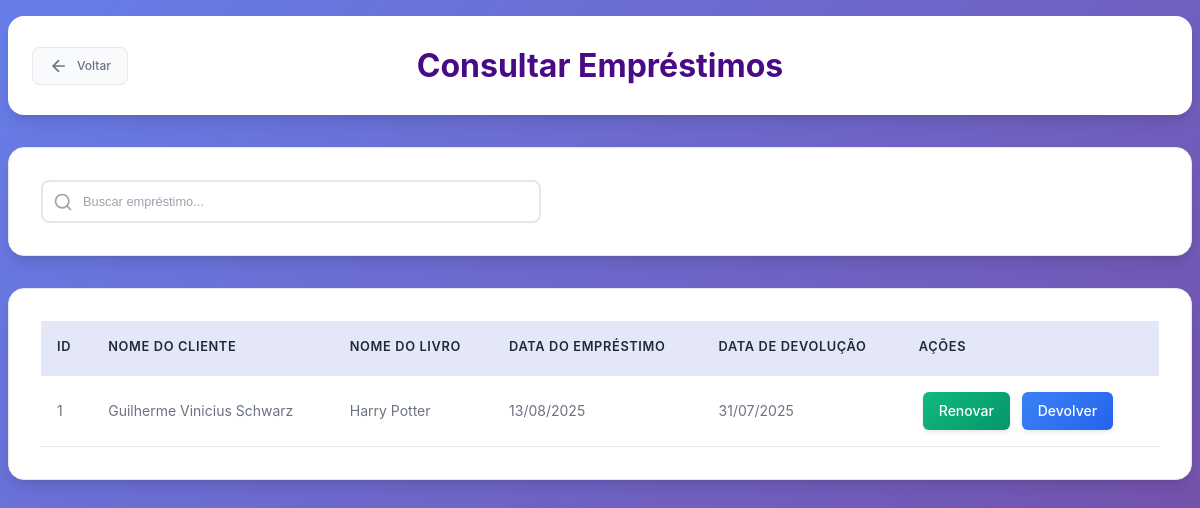
The app's page /subtelas/consultar_emprestimo.php (signed in), older data.
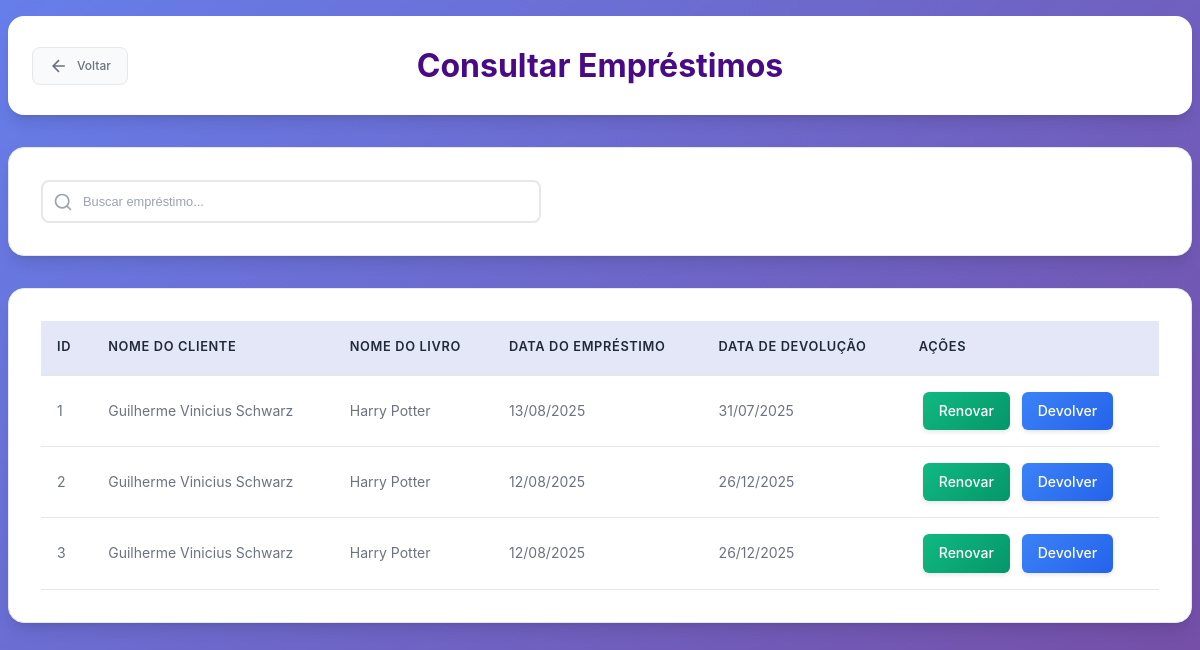
The same page, newer data.
### tables this page shows
CREATE TABLE `emprestimo` (
  `Cod_Emprestimo` int(11) NOT NULL,
  `Cod_Cliente` int(11) NOT NULL,
  `Cod_Livro` int(11) NOT NULL,
  `Data_Emprestimo` date NOT NULL,
  `Data_Devolucao` date NOT NULL
);

CREATE TABLE `cliente` (
  `Cod_Cliente` int(11) NOT NULL,
  `Cod_Perfil` int(11) DEFAULT NULL,
  `Nome` varchar(50) NOT NULL,
  `CPF` varchar(15) NOT NULL,
  `Email` varchar(255) NOT NULL,
  `Sexo` varchar(10) NOT NULL,
  `Nome_Responsavel` varchar(50) DEFAULT NULL,
  `Telefone` varchar(20) NOT NULL,
  `Data_Nascimento` date NOT NULL,
  `CEP` varchar(20) NOT NULL,
  `UF` char(2) NOT NULL,
  `Cidade` varchar(30) NOT NULL,
  `Bairro` varchar(30) NOT NULL,
  `Rua` varchar(40) NOT NULL,
  `Num_Residencia` int(11) NOT NULL,
  `Foto` longblob NOT NULL
);

CREATE TABLE `livro` (
  `Cod_Livro` int(11) NOT NULL,
  `Cod_Autor` int(11) DEFAULT NULL,
  `Cod_Editora` int(11) DEFAULT NULL,
  `Cod_Doador` int(11) DEFAULT NULL,
  `Cod_Genero` int(11) DEFAULT NULL,
  `Titulo` varchar(50) NOT NULL,
  `Data_Lancamento` varchar(12) DEFAULT NULL,
  `Data_Registro` varchar(12) DEFAULT NULL,
  `Quantidade` int(11) NOT NULL,
  `Num_Prateleira` char(2) DEFAULT NULL,
  `Foto` longblob NOT NULL
);

### subtelas/consultar_emprestimo.php (the view, shortened to what this page needs)
<?php
require_once '../conexao.php';
    switch ($_SESSION['perfil']) {
        case 1:
            $linkVoltar = "../gerente.php";
            break;
    }
  $emprestimos = [];
  try {
      if ($_SERVER["REQUEST_METHOD"] == "POST" && !empty($_POST['busca'])) {
          $busca = trim($_POST['busca']);
          if (is_numeric($busca)) {
              $sql = "SELECT e.Cod_Emprestimo, c.Nome as Nome_Cliente, l.Titulo as Nome_Livro,
                             e.Data_Emprestimo, e.Data_Devolucao
                        FROM emprestimo e
                        INNER JOIN cliente c ON e.Cod_Cliente = c.Cod_Cliente
                        INNER JOIN livro l ON e.Cod_Livro = l.Cod_Livro
                        WHERE e.Cod_Emprestimo = :busca
                        ORDER BY e.Data_Emprestimo DESC";
              $stmt = $pdo->prepare($sql);
              $stmt->bindParam(":busca", $busca, PDO::PARAM_INT);
          } else {
              $sql = "SELECT e.Cod_Emprestimo, c.Nome as Nome_Cliente, l.Titulo as Nome_Livro,
                             e.Data_Emprestimo, e.Data_Devolucao
                        FROM emprestimo e
                        INNER JOIN cliente c ON e.Cod_Cliente = c.Cod_Cliente
                        INNER JOIN livro l ON e.Cod_Livro = l.Cod_Livro
                        WHERE c.Nome LIKE :busca_nome
                        ORDER BY e.Data_Emprestimo DESC";
              $stmt = $pdo->prepare($sql);
              $stmt->bindValue(':busca_nome', "$busca%", PDO::PARAM_STR);
          }
      } else {
          $sql = "SELECT e.Cod_Emprestimo, c.Nome as Nome_Cliente, l.Titulo as Nome_Livro,
                         e.Data_Emprestimo, e.Data_Devolucao
                    FROM emprestimo e
                    INNER JOIN cliente c ON e.Cod_Cliente = c.Cod_Cliente
                    INNER JOIN livro l ON e.Cod_Livro = l.Cod_Livro
                    ORDER BY e.Data_Emprestimo DESC";
          $stmt = $pdo->prepare($sql);
      }
      $stmt->execute();
      $emprestimos = $stmt->fetchAll(PDO::FETCH_ASSOC);
  } catch (PDOException $e) {
      $erro = "Erro na consulta: " . $e->getMessage();
      $emprestimos = [];
  }
?>
<!DOCTYPE html>
<html lang="pt-br">
<head>
  <link rel="stylesheet" type="text/css" href="subtelas_css/consultas.css" />
  <link rel="stylesheet" type="text/css" href="subtelas_css/sidebar.css" />
</head>
<body>
  <div class="page-wrapper">
    <header>
      <a href="<?= $linkVoltar ?>" class="btn-voltar">
                    <svg width="20" height="20" viewBox="0 0 24 24" fill="none" stroke="currentColor" stroke-width="2">
                        <path d="M19 12H5M12 19l-7-7 7-7"/>
                    </svg>
                    Voltar
                </a>
      <h1>Consultar Empréstimos</h1>
    </header>
    <form action="consultar_emprestimo.php" method="POST">
    <div id="search-container">
      <div class="input-wrapper">
          <input type="text" id="search-input" name="nome_funcionario" placeholder="Buscar empréstimo..." required style="padding-left:40px;">
        </div>
    </div>
    </form>
    <nav>
      <table id="funcionarios-table">
        <thead>
          <tr>
            <th>ID</th>
            <th>NOME DO CLIENTE</th>
            <th>NOME DO LIVRO</th>
            <th>DATA DO EMPRÉSTIMO</th>
            <th>DATA DE DEVOLUÇÃO</th>
            <th>AÇÕES</th>
          </tr>
        </thead>
        <tbody>
          <?php if (!empty($emprestimos) && is_array($emprestimos)): ?>
            <?php foreach ($emprestimos as $e): ?>
              <tr>
                <td><?= htmlspecialchars($e['Cod_Emprestimo']) ?></td>
                <td><?= htmlspecialchars($e['Nome_Cliente']) ?></td>
                <td><?= htmlspecialchars($e['Nome_Livro']) ?></td>
                <td><?= date("d/m/Y", strtotime($e['Data_Emprestimo'])) ?></td>
                <td><?= $e['Data_Devolucao'] ? date("d/m/Y", strtotime($e['Data_Devolucao'])) : 'Não devolvido' ?></td>
                <td>
                  <a href="renovar_emprestimo.php?id=<?= htmlspecialchars($e['Cod_Emprestimo']) ?>" class="renovar">Renovar</a>
                  <a href="devolver_emprestimo.php?id=<?= htmlspecialchars($e['Cod_Emprestimo']) ?>" class="devolver">Devolver</a>
                </td>
              </tr>
            <?php endforeach; ?>
          <?php else: ?>
              <tr><td colspan="7">Nenhum empréstimo encontrado</td></tr>
          <?php endif; ?>
        </tbody>
      </table>
    </nav>
    </div>
</body>
</html>

Row changes from the older to the newer data that the page shows:
added emprestimo: Cod_Emprestimo "2", Cod_Cliente.Nome "Guilherme Vinicius Schwarz", Cod_Livro.Titulo "Harry Potter", Data_Emprestimo "12/08/2025", Data_Devolucao "26/12/2025"
added emprestimo: Cod_Emprestimo "3", Cod_Cliente.Nome "Guilherme Vinicius Schwarz", Cod_Livro.Titulo "Harry Potter", Data_Emprestimo "12/08/2025", Data_Devolucao "26/12/2025"
